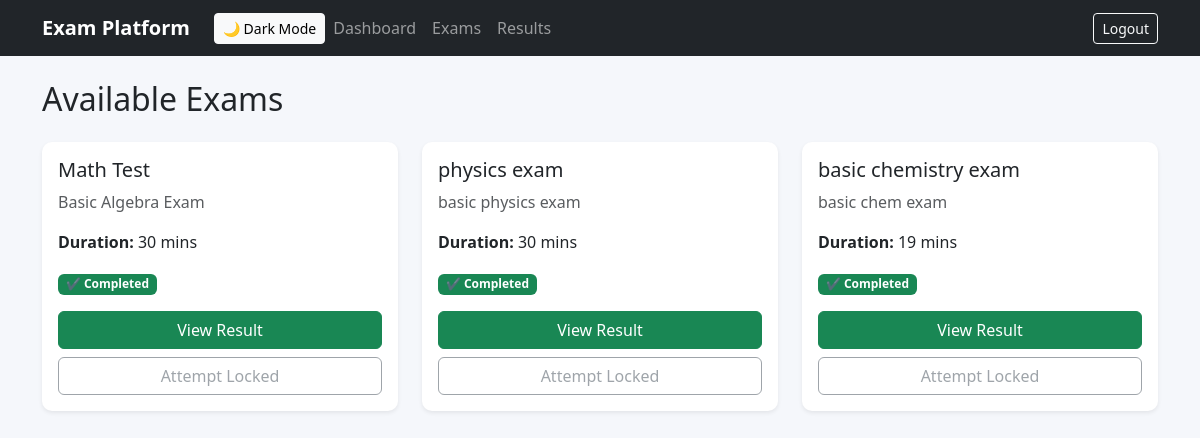
The app's page /exams/ (signed in) with its own data.
### core/models.py (models this page shows, shortened)
class Exam(models.Model):
    title = models.CharField(max_length=255)
    description = models.TextField(blank=True)
    instructor = models.ForeignKey(
        User,
        on_delete=models.CASCADE,
        limit_choices_to={'role': 'INSTRUCTOR'}
    )
    duration_minutes = models.IntegerField()
    start_time = models.DateTimeField(null=True, blank=True)
    end_time = models.DateTimeField(null=True, blank=True)
    created_at = models.DateTimeField(auto_now_add=True)

### core/views.py (the view)
# urls.py: path('exams/', views.exam_list, name='exam_list'),
@login_required
def exam_list(request):
    exams = Exam.objects.all()
    exam_data = []
    for exam in exams:
        submission = Submission.objects.filter(
            student=request.user,
            exam=exam
        ).first()
        exam_data.append({
            "exam": exam,
            "submission": submission
        })
    return render(request, "core/exam_list.html", {
        "exam_data": exam_data
    })

### core/templates/core/exam_list.html
{% extends "core/base.html" %}
{% block content %}
<h2 class="mb-4">Available Exams</h2>
<div class="row">
{% for data in exam_data %}
<div class="col-md-4 mb-4">
<div class="card shadow-sm h-100 border-0">
<div class="card-body d-flex flex-column">
<h5 class="card-title">{{ data.exam.title }}</h5>
<p class="card-text text-muted">
{{ data.exam.description }}
</p>
<p>
<strong>Duration:</strong> {{ data.exam.duration_minutes }} mins
</p>
<div class="mt-auto">
{% if data.submission %}
    {% if data.submission.is_submitted %}
        <span class="badge bg-success mb-3">✔ Completed</span>
        <a href="{% url 'exam_result' data.submission.id %}"
           class="btn btn-success w-100 mb-2">
            View Result
        </a>
        <button class="btn btn-outline-secondary w-100" disabled>
                <title="You can only attempt this exam once"></title>
            Attempt Locked
        </button>
    {% else %}
        <span class="badge bg-warning text-dark mb-3">⏳ In Progress</span>
        <a href="{% url 'exam_detail' data.submission.id %}"
           class="btn btn-warning w-100">
            Resume Exam
        </a>
    {% endif %}
{% else %}
    <span class="badge bg-primary mb-3">🟢 Available</span>
    <a href="{% url 'exam_instructions' data.exam.id %}"
       class="btn btn-primary w-100">
        Start Exam
    </a>
{% endif %}
</div>
</div>
</div>
</div>
{% endfor %}
</div>
{% endblock %}

### core/templates/core/base.html (style rules this page uses)
body { background-color:#f5f7fb; }
.card { border:none; border-radius:10px; }

### records on screen
Exam: exam "Math Test", exam.description "Basic Algebra Exam", exam.duration_minutes "30"
Exam: exam "physics exam", exam.description "basic physics exam", exam.duration_minutes "30"
Exam: exam "basic chemistry exam", exam.description "basic chem exam", exam.duration_minutes "19"
